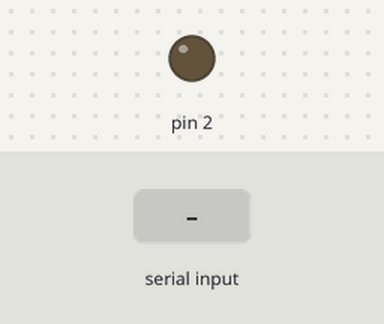
Recording of a sketch running on a simulated Arduino Uno, built with avr-gcc and run on an emulated ATmega328P. Shown: output pins drawn as LEDs (lit = HIGH). The inputs (shaded band) are chosen by the test bench. What the sketch prints to the serial monitor is not drawn.

Above: at 1.2 s.
1.3 s: "prender\n" received over Serial
At 2.1 s:
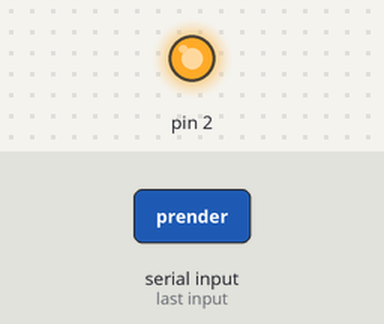
4.3 s: "apagar\n" received over Serial
At 5.5 s:
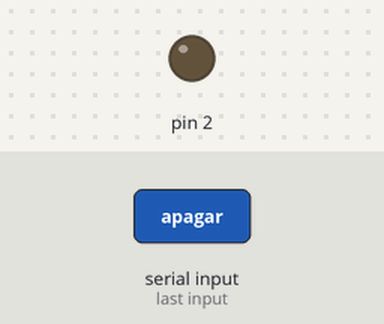
Timing chart, 0 to 7.3 s (numbered marks = the images above; inputs shaded):
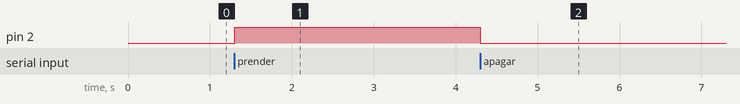

The sketch:

03_led_monitor_serial.ino.ino
```cpp
String comando = "";

void setup() {
  Serial.begin(115200);
  pinMode(2, OUTPUT);
  digitalWrite(2, LOW);
  Serial.println("Listo para recibir comandos: prender / apagar");
}

void loop() {
  if (Serial.available()) {
    char c = Serial.read();
    if (c == '\n') { // cuando apretás Enter
      comando.trim(); // saca espacios y enters
      if (comando == "prender") {
        digitalWrite(2, HIGH);
        Serial.println("LED encendido 💡");
      } else if (comando == "apagar") {
        digitalWrite(2, LOW);
        Serial.println("LED apagado 💤");
      } else {
        Serial.println("Comando no reconocido 😕");
      }
      comando = ""; // resetea para leer uno nuevo
    } else {
      comando += c;
    }
  }
}
```

Measured:
- after the input at 1.3 s, pin 2: LOW → HIGH at once
- after the input at 4.3 s, pin 2: HIGH → LOW at once
